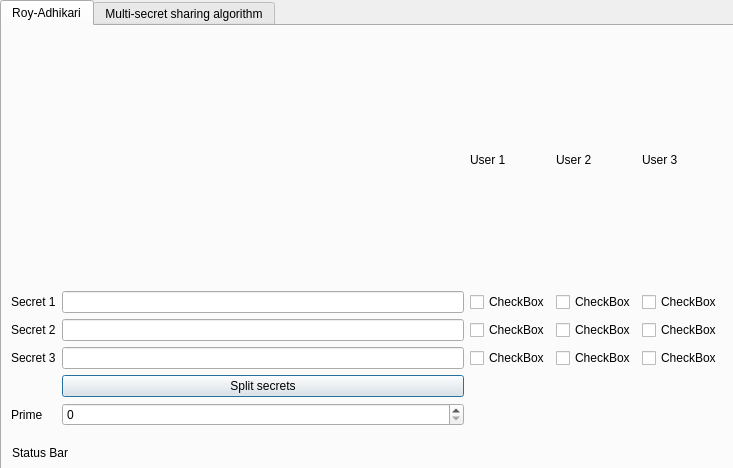
<?xml version="1.0" encoding="UTF-8"?>
<ui version="4.0">
 <class>scada_gui</class>
 <widget class="QDialog" name="scada_gui">
  <property name="geometry">
   <rect>
    <x>0</x>
    <y>0</y>
    <width>733</width>
    <height>468</height>
   </rect>
  </property>
  <property name="windowTitle">
   <string>Dialog</string>
  </property>
  <widget class="QTabWidget" name="tabWidget">
   <property name="geometry">
    <rect>
     <x>0</x>
     <y>0</y>
     <width>751</width>
     <height>481</height>
    </rect>
   </property>
   <property name="currentIndex">
    <number>0</number>
   </property>
   <widget class="QWidget" name="tab">
    <attribute name="title">
     <string>Roy-Adhikari</string>
    </attribute>
    <widget class="QWidget" name="gridLayoutWidget">
     <property name="geometry">
      <rect>
       <x>9</x>
       <y>9</y>
       <width>711</width>
       <height>391</height>
      </rect>
     </property>
     <layout class="QGridLayout" name="gridLayout">
      <property name="sizeConstraint">
       <enum>QLayout::SetDefaultConstraint</enum>
      </property>
      <item row="5" column="1">
       <widget class="QPushButton" name="button_split">
        <property name="text">
         <string>Split secrets</string>
        </property>
       </widget>
      </item>
      <item row="0" column="3">
       <widget class="QLabel" name="label_6">
        <property name="text">
         <string>User 2</string>
        </property>
       </widget>
      </item>
      <item row="3" column="2">
       <widget class="QCheckBox" name="check_s2p1">
        <property name="text">
         <string>CheckBox</string>
        </property>
       </widget>
      </item>
      <item row="1" column="1">
       <widget class="QLineEdit" name="secret_1"/>
      </item>
      <item row="3" column="0">
       <widget class="QLabel" name="label_2">
        <property name="text">
         <string>Secret 2</string>
        </property>
       </widget>
      </item>
      <item row="6" column="1">
       <widget class="QSpinBox" name="prime"/>
      </item>
      <item row="4" column="3">
       <widget class="QCheckBox" name="check_s3p2">
        <property name="text">
         <string>CheckBox</string>
        </property>
       </widget>
      </item>
      <item row="4" column="0">
       <widget class="QLabel" name="label_3">
        <property name="text">
         <string>Secret 3</string>
        </property>
       </widget>
      </item>
      <item row="1" column="3">
       <widget class="QCheckBox" name="check_s1p2">
        <property name="text">
         <string>CheckBox</string>
        </property>
       </widget>
      </item>
      <item row="1" column="2">
       <widget class="QCheckBox" name="check_s1p1">
        <property name="text">
         <string>CheckBox</string>
        </property>
       </widget>
      </item>
      <item row="0" column="4">
       <widget class="QLabel" name="label_7">
        <property name="text">
         <string>User 3</string>
        </property>
       </widget>
      </item>
      <item row="1" column="4">
       <widget class="QCheckBox" name="check_s1p3">
        <property name="text">
         <string>CheckBox</string>
        </property>
       </widget>
      </item>
      <item row="4" column="2">
       <widget class="QCheckBox" name="check_s3p1">
        <property name="text">
         <string>CheckBox</string>
        </property>
       </widget>
      </item>
      <item row="6" column="0">
       <widget class="QLabel" name="label_5">
        <property name="text">
         <string>Prime</string>
        </property>
       </widget>
      </item>
      <item row="4" column="1">
       <widget class="QLineEdit" name="secret_3"/>
      </item>
      <item row="3" column="3">
       <widget class="QCheckBox" name="check_s2p2">
        <property name="text">
         <string>CheckBox</string>
        </property>
       </widget>
      </item>
      <item row="1" column="0">
       <widget class="QLabel" name="label">
        <property name="text">
         <string>Secret 1</string>
        </property>
       </widget>
      </item>
      <item row="0" column="2">
       <widget class="QLabel" name="label_4">
        <property name="text">
         <string>User 1</string>
        </property>
       </widget>
      </item>
      <item row="3" column="4">
       <widget class="QCheckBox" name="check_s2p3">
        <property name="text">
         <string>CheckBox</string>
        </property>
       </widget>
      </item>
      <item row="4" column="4">
       <widget class="QCheckBox" name="check_s3p3">
        <property name="text">
         <string>CheckBox</string>
        </property>
       </widget>
      </item>
      <item row="3" column="1">
       <widget class="QLineEdit" name="secret_2"/>
      </item>
     </layout>
    </widget>
    <widget class="QLabel" name="label_15">
     <property name="geometry">
      <rect>
       <x>10</x>
       <y>417</y>
       <width>721</width>
       <height>20</height>
      </rect>
     </property>
     <property name="text">
      <string>Status Bar</string>
     </property>
    </widget>
   </widget>
   <widget class="QWidget" name="tab_2">
    <attribute name="title">
     <string>Multi-secret sharing algorithm</string>
    </attribute>
   </widget>
  </widget>
 </widget>
 <resources/>
 <connections/>
</ui>
